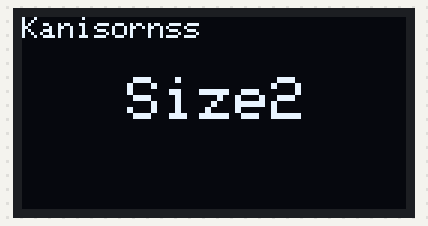
Recording of a sketch running on a simulated Arduino Uno, built with avr-gcc and run on an emulated ATmega328P. Shown: 128×64 one-colour display.

Above: at 0.1 s.

The sketch:

OLED.ino
```cpp
#include <Wire.h>                   // Include library
#include <SPI.h>
#include <Adafruit_GFX.h>
#include <Adafruit_SSD1306.h>

#define OLED_RESET -1
Adafruit_SSD1306 OLED(OLED_RESET);  // New object OLED
void setup()   {
  Serial.begin(9600);
  OLED.begin(SSD1306_SWITCHCAPVCC, 0x3C);
  // initialize with the I2C addr 0x3C (for the 128x64)
}
void loop() {
  OLED.clearDisplay();               //Clear display
  OLED.setTextColor(WHITE);          //Set text color
  OLED.setCursor(0,0);               //Set display start position
  OLED.setTextSize(1);               //Set text size x1
  OLED.println("Kanisornss");             //Type message
  OLED.setCursor(35,20);             //Set display postion
  OLED.setTextSize(2);               //Set text size x2
  OLED.println("Size2");             //Type message
  OLED.display();                    //Enable display
}
```
